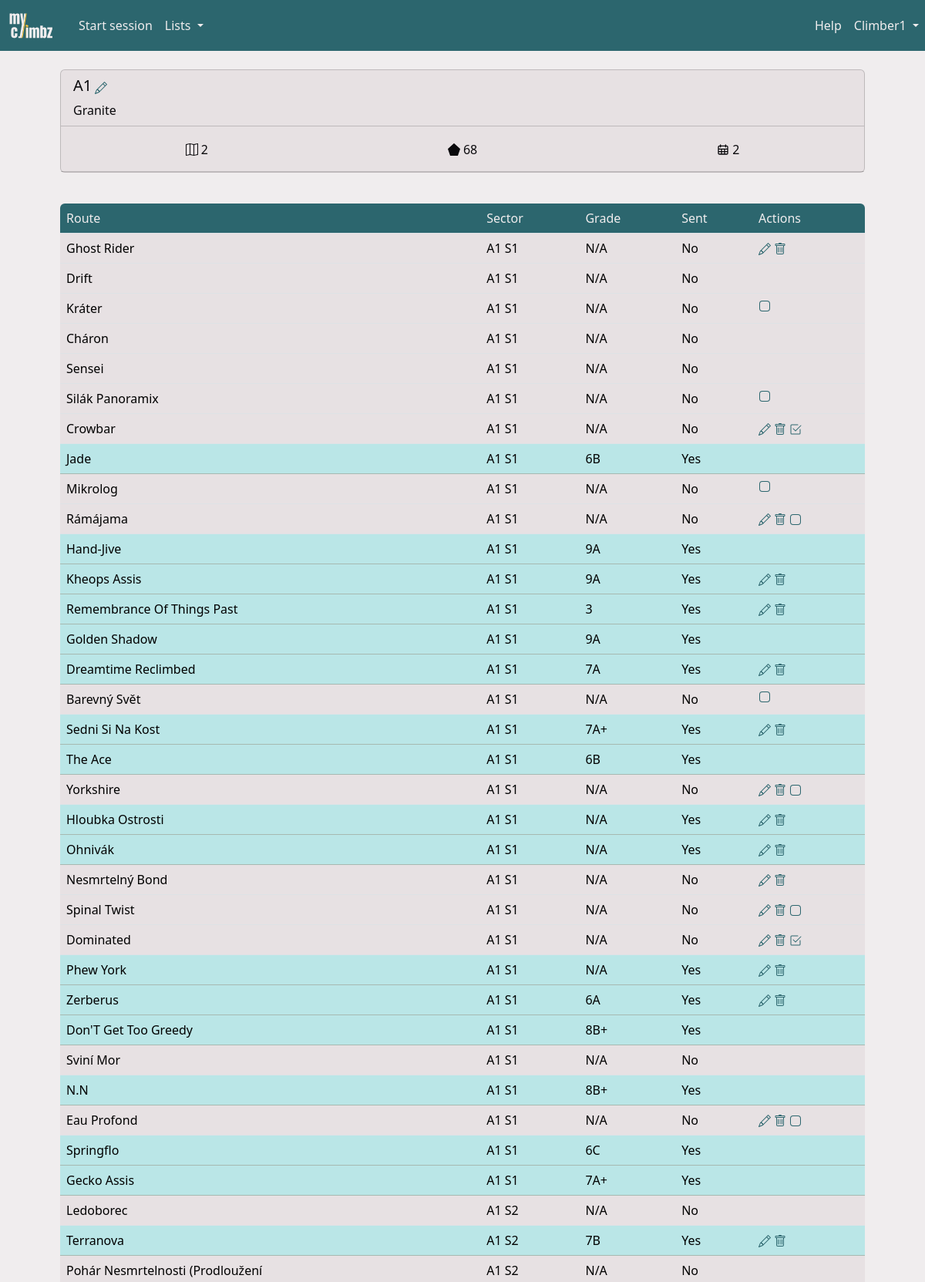
Page /area/1 (signed in, upper part) on the committed database.
### climbz/models/climber.py (models this page shows, shortened)
class Climber(db.Model, UserMixin):
    id = db.Column(db.Integer, primary_key=True)
    role = db.Column(db.Integer, nullable=False, default=0)
    email = db.Column(db.String(200), nullable=False, unique=True)
    password = db.Column(db.String(200), nullable=False)
    name = db.Column(db.String(200), nullable=False)
    birthdate = db.Column(db.Date, nullable=True)
    year_started_climbing = db.Column(db.Integer, nullable=True)
    height = db.Column(db.Integer, nullable=True)
    ape_index = db.Column(db.Integer, nullable=True)
    grade_scale = db.Column(db.String(10), nullable=False, default="font")
    sessions = db.relationship("Session", backref="climber", cascade="all, delete")
    opinions = db.relationship("Opinion", backref="climber", cascade="all, delete")
    routes = db.relationship("Route", backref="creator")
    sectors = db.relationship("Sector", backref="creator")
    areas = db.relationship("Area", backref="creator")
    projects = db.relationship(
        "Route",
        secondary=climber_projects,
        backref=db.backref("climbers", lazy="dynamic"),
    )

### climbz/models/area.py (models this page shows, shortened)
class Area(db.Model):
    id = db.Column(db.Integer, primary_key=True)
    name = db.Column(db.String(100), nullable=False, unique=True)
    comment = db.Column(db.Text)
    link = db.Column(db.String(300))
    created_by = db.Column(db.Integer, db.ForeignKey("climber.id"), nullable=False)
    rock_type_id = db.Column(db.Integer, db.ForeignKey("rock_type.id"))
    rock_type = db.relationship("RockType", backref="climbing_areas")
    sessions = db.relationship("Session", backref="area", cascade="all, delete")
    sectors = db.relationship("Sector", backref="area", cascade="all, delete")
    @property
    def n_routes(self) -> int:
        return sum(len(sector.routes) for sector in self.sectors)

### climbz/models/rock_type.py (models this page shows)
class RockType(db.Model):
    id = db.Column(db.Integer, primary_key=True)
    name = db.Column(db.String(100), nullable=False)

### climbz/models/route.py (models this page shows, shortened)
class Route(db.Model):
    id = db.Column(db.Integer, primary_key=True)
    name = db.Column(db.String(200), nullable=False)
    created_by = db.Column(db.Integer, db.ForeignKey("climber.id"), nullable=False)
    latitude = db.Column(db.Float)
    longitude = db.Column(db.Float)
    comment = db.Column(db.Text)
    link = db.Column(db.String(300))
    sit_start = db.Column(db.Boolean, nullable=False, default=False)
    height = db.Column(db.Float, db.CheckConstraint("height >= 1"))
    inclination = ConstrainedInteger("inclination", -50, 90)
    sector_id = db.Column(db.Integer, db.ForeignKey("sector.id"))
    climbs = db.relationship("Climb", backref="route", cascade="all, delete")
    opinions = db.relationship("Opinion", backref="route", cascade="all, delete")
    UniqueConstraint(name, sector_id, name="unique_route_name_in_sector")
    @property
    def sent(self) -> bool:
        return any(
            climb.sent
            for climb in self.climbs
            if climb.session.climber_id == current_user.id
        )
    @property
    def tried(self) -> bool:
        return any(
            climb.n_attempts > 0
            for climb in self.climbs
            if climb.session.climber_id == current_user.id
        )
    @property
    def is_project(self) -> bool:
        return self in current_user.projects
    @property
    def opinion(self):
        return Opinion.query.filter_by(
            route_id=self.id, climber_id=current_user.id
        ).first()
    @property
    def consensus_level(self) -> int:
        level_counts = Counter(op.grade.level for op in self.opinions if op.grade)
        return level_counts.most_common(1)[0][0] if level_counts else None
    @property
    def consensus_grade(self) -> Grade:
        return Grade.query.filter_by(level=self.consensus_level).first()
    @property
    def grade(self) -> Grade:
        return self.opinion.grade if self.opinion else self.consensus_grade

### climbz/models/sector.py (models this page shows, shortened)
class Sector(db.Model):
    id = db.Column(db.Integer, primary_key=True)
    name = db.Column(db.String(200), nullable=False)
    created_by = db.Column(db.Integer, db.ForeignKey("climber.id"), nullable=False)
    area_id = db.Column(db.Integer, db.ForeignKey("area.id"))
    routes = db.relationship("Route", backref="sector", cascade="all, delete")
    comment = db.Column(db.Text)
    UniqueConstraint(name, area_id, name="unique_sector_name_in_area")

### climbz/models/grade.py (models this page shows, shortened)
class Grade(db.Model):
    id = db.Column(db.Integer, primary_key=True)
    level = db.Column(db.Integer, nullable=False)
    font = db.Column(db.String(10), nullable=False)
    hueco = db.Column(db.String(10), nullable=False)
    @property
    def user_grade(self) -> str:
        return self.font if current_user.grade_scale == "font" else self.hueco

### climbz/blueprints/areas/routes.py (the view)
@areas.route
@areas.route("/area/<int:area_id>")
def page_area(area_id: int) -> str:
    area = Area.query.get(area_id)
    return render("area.html", title=area.name, area=area)

### climbz/blueprints/utils.py (called while the page is built, shortened)
@login_required
def render(*args, **kwargs) -> str:
    kwargs["title"] = kwargs["title"]
    kwargs["error"] = flask_session.pop("error", None)
    kwargs["username"] = current_user.name
    kwargs["user_id"] = current_user.id
    kwargs["user_role"] = current_user.role
    kwargs["user_grade_scale"] = current_user.grade_scale
    session_id = flask_session.get("session_id", None)
    path = request.path
    if not path.startswith("/edit_") and not path.startswith("/add_"):
        flask_session["call_from_url"] = path
    return render_template(
        *args,
        **kwargs,
    )

### climbz/models/climber.py (called while the page is built)
@login_manager.user_loader
def load_climber(climber_id: int) -> Climber:
    return Climber.query.get(int(climber_id))

### run.py (called while the page is built, shortened)
@app.before_request
def check_request_validity():
    if not request.endpoint:
        return
    elif request.endpoint == "climbers.login" or "static" in request.endpoint:
        return
    elif not current_user.is_authenticated:
        return redirect(url_for("climbers.login"))

### climbz/templates/area.html (shortened to what this page needs)
{% import "macros.html" as macros %}
{% extends "main.html" %}
{% block content %}
<div class="container px-0 px-md-5 py-0 py-md-4">
    {% if area.created_by == user_id  or user_role == 1 %}
    {% set actions = [
        { "icon": "edit", "url": url_for('areas.edit_area', area_id=area.id) },
    ] %}
    {% else %}
    {% set actions = [] %}
    {% endif %}
    {{ macros.card({
        "header": {
            "title": area.name,
            "title_actions": actions,
            "subtitle": area.rock_type.name,
        },
        "body": {
            "facts": [
                {"icon": "n_sectors", "value": area.sectors | length, "unit": ""},
                {"icon": "n_boulders", "value": area.n_routes, "unit": ""},
                {"icon": "n_sessions", "value": area.sessions | length, "unit": ""},
            ],
            "list": [
                {"value": area.comment if area.comment else ""},
            ]
        }
    }) }}
</div>
<div class="container px-0 px-md-5">
    <table id="content_table" class="table table-hover" data-sort-col="0" data-sort-order="asc">
        <thead>
            <tr>
                <th>Route</th>
                <th>Sector</th>
                <th>Grade</th>
                <th>Sent</th>
                <th data-sortable="false">Actions</th>
            </tr>
        </thead>
        <tbody>
            {% for sector in area.sectors %}
            {% for route in sector.routes %}
            {% if route.sent %}
            {% set sent = "Yes" %}
            {% else %}
            {% set sent = "No" %}
            {% endif %}
            {% set onclick = "window.location=\"" + url_for('routes.page_route', route_id=route.id) + "\"" %}
            {% if sent == "Yes" %}
            <tr class="table-success">
                {% else %}
            <tr>
                {% endif %}
                <td onclick={{ onclick }}>{{ route.name }}</td>
                <td onclick={{ onclick }}>{{ route.sector.name }}</td>
                <td onclick={{ onclick }} data-order="{{ route.grade.level + 1 if route.grade else 0 }}">
                    {{ route.grade.user_grade if route.grade else 'N/A' }}
                </td>
                <td onclick={{ onclick }}>{{ sent }}</td>
                <td>
                    {% if route.created_by == user_id or user_role == 1 %}
                    <a href="{{ url_for('routes.edit_route', route_id=route.id) }}">
                    </a>
                    <a href="{{ url_for('routes.delete_route', route_id=route.id) }}">
                    </a>
                    {% endif %}
                    {% if not route.tried %}
                    {% if not route.is_project %}
                    <a href="{{ url_for('climbers.add_project', route_id=route.id) }}">
                        {% include 'icons/is_not_project.html' %}
                    </a>
                    {% else %}
                    <a href="{{ url_for('climbers.delete_project', route_id=route.id) }}">
                    </a>
                    {% endif %}
                    {% endif %}
                </td>
            </tr>
            {% endfor %}
            {% endfor %}
        </tbody>
    </table>
</div>
{% endblock content %}

### climbz/templates/macros.html (shortened to what this page needs)
{% macro card(data) %}
<div class="card mb-3">
    <div class="card-header">
        <div class="row">
            <div class="col-sm">
                <h5 class="card-title" style="display: inline-block">{{ data['header']['title'] }}</h5>
                {% if data['header']['title_actions'] %}
                {% for action in data['header']['title_actions'] %}
                <a href="{{ action['url'] }}">
                </a>
                {% endfor %}
                {% endif %}
            </div>
            {% if data['header']['subtitle'] %}
                <span>{{ data['header']['subtitle'] }}</span>
            {% endif %}
        </div>
    </div>
    {% if data['body']['facts'] %}
    <div class="card-body">
        <div class="row">
            {% for fact in data['body']['facts'] %}
            <div class="col text-center" style="padding: 0">
                <span style="vertical-align: middle; display: inline-block;">
                </span>
                <span style="vertical-align: middle; display: inline-block;">
                    {% if fact['value'] is none %}
                        N/A
                    {% elif fact['value'] is float and fact['value'] % 1 == 0 %}
                        {{ fact['value']|int }}{{ fact['unit'] }}
                    {% else %}
                        {{ (fact['value']) }}{{ fact['unit'] }}
                    {% endif %}
                </span>
            </div>
            {% endfor %}
        </div>
    </div>
    {% endif %}
    {% if data['body']['list'] %}
    <ul class="list-group list-group-flush">
    </ul>
    {% endif %}
</div>
{% endmacro %}

### climbz/templates/main.html (shortened to what this page needs)
<html>
<head>
    <link href="https://cdn.jsdelivr.net/npm/bootstrap@5.3.2/dist/css/bootstrap.min.css" rel="stylesheet"
>
    <link href="{{ url_for('static', filename='css/colors.css') }}" rel="stylesheet" type="text/css">
    <link rel="stylesheet" type="text/css" href="https://cdnjs.cloudflare.com/ajax/libs/noUiSlider/15.8.1/nouislider.css" />
    <link href="https://cdn.jsdelivr.net/npm/simple-datatables@latest/dist/style.css" rel="stylesheet" type="text/css">
</head>
<body>
    <nav class="navbar navbar-expand-lg">
        <a class="navbar-brand" href="{{ url_for('home.page_home') }}" style="padding-left: 10px;">
            <img src="{{ url_for('static', filename='images/logo-transparent.svg') }}" width="60" height="40" class="d-inline-block align-top" alt="">
        </a>
        {% if not "Add" in title and not "Edit" in title %}
        <div class="collapse navbar-collapse ps-2" id="navbarSupportedContent">
            <ul class="navbar-nav me-auto mb-2 mb-md-0">
                {% if open_session %}
                <li><a id="add_climb" class="nav-link" href="{{ url_for('climbs.add_climb') }}">Add climb</a></li>
                <li>
                    <a id="stop_session" class="nav-link" href="{{ url_for('sessions.stop_session') }}">
                        Stop
                        {% if open_session.is_project_search %}
                        project search
                        {% else %}
                        session
                        {% endif %}
                    </a>
                </li>
                {% else %}
                <li class="nav-item">
                    <a id="start_session" class="nav-link" href="{{ url_for('sessions.add_session') }}">Start session</a>
                </li>
                {% endif %}
                <li class="nav-item dropdown">
                    <a class="nav-link dropdown-toggle" href="#" role="button" data-bs-toggle="dropdown"
                        aria-expanded="false">
                        Lists
                    </a>
                </li>
            </ul>
            <ul class="navbar-nav ms-md-auto mb-2 mb-md-0">
                <li class="nav-item">
                    <a class="nav-link" href="{{ url_for('home.guide') }}">Help</a>
                </li>
                <li class="nav-item dropdown">
                    <a class="nav-link dropdown-toggle" href="#" role="button" data-bs-toggle="dropdown"
                        aria-expanded="false">
                        {{ username }}
                    </a>
                </li>
            </ul>
        </div>
        {% endif %}
    </nav>
    {%block content %}{% endblock %}
</body>
</html>

### climbz/templates/icons/is_not_project.html
<svg xmlns="http://www.w3.org/2000/svg" width="16" height="16" fill="currentColor" class="bi bi-app"
  viewBox="0 0 16 16">
  <path
    d="M11 2a3 3 0 0 1 3 3v6a3 3 0 0 1-3 3H5a3 3 0 0 1-3-3V5a3 3 0 0 1 3-3zM5 1a4 4 0 0 0-4 4v6a4 4 0 0 0 4 4h6a4 4 0 0 0 4-4V5a4 4 0 0 0-4-4z" />
</svg>

### climbz/static/css/colors.css (style rules this page uses)
:root { --color-yellow: #FFC53D; --color-yellow-100: #fff0c6; --color-yellow-200: #ffdf88; --color-yellow-300: #FFC53D; --color-yellow-400: #ffb320; --color-yellow-500: #f98f07; --color-yellow-600: #dd6902; --color-yellow-700: #b74806; --color-yellow-800: #94360c; --color-yellow-900: #7a2e0d; --color-yellow-950: #461602; --color-green: #2C666E; --color-green-50: #f1faf9; --color-green-100: #daf3f3; --color-green-200: #bae6e7; --color-green-300: #8ad4d6; --color-green-400: #53b9bd; --color-green-500: #379da3; --color-green-600: #318089; --color-green-700: #2C666E; --color-green-800: #2c575e; --color-green-900: #284a51; --color-green-950: #163036; --color-white: #F0EDEE; --color-white-50: #f9f7f8; --color-white-100: #F0EDEE; --color-white-200: #e7e1e3; --color-white-300: #d5cccf; --color-white-400: #bbaeb2; --color-white-500: #a29197; --color-white-600: #8a787e; --color-white-700: #726368; --color-white-800: #605458; --color-white-900: #53494c; --color-white-950: #2a2527; --color-gray: #6c757d; --color-black: #0A090C; }
body { background-color: var(--color-white); }
a { text-decoration: none; color: var(--color-green); }
.card, .list-group-item, .dropdown-menu { background-color: var(--color-white-200); color: var(--color-black); }
.card-header { background-color: var(--color-white-darker); }
.navbar { background-color: var(--color-green); color: var(--color-white); }
.navbar-brand { color: var(--color-yellow); }
.nav-link, .nav-link:focus { color: var(--color-white); }
.table thead th:first-child { border-top-left-radius: var(--bs-border-radius); }
.table thead th:last-child { border-top-right-radius: var(--bs-border-radius); }
.table td { background-color: var(--color-white-200); }
.table-success td { background-color: var(--color-green-200) !important; }
.table thead { background-color: var(--color-green); color: var(--color-white); font-weight: normal; }
.table thead th { background-color: transparent; color: inherit; font-weight: normal; }
ul { list-style-type: none; }

### rows in the picture
Climber: name "Climber1"
Area: header "A1"
RockType: header.subtitle "Granite"
Route: name "Ghost Rider", sector.name "A1 S1", grade "N/A", sent "No"
Route: name "Drift", sector.name "A1 S1", grade "N/A", sent "No"
Route: name "Kráter", sector.name "A1 S1", grade "N/A", sent "No"
Route: name "Cháron", sector.name "A1 S1", grade "N/A", sent "No"
Route: name "Sensei", sector.name "A1 S1", grade "N/A", sent "No"
Route: name "Silák Panoramix", sector.name "A1 S1", grade "N/A", sent "No"
Route: name "Crowbar", sector.name "A1 S1", grade "N/A", sent "No"
Route: name "Jade", sector.name "A1 S1", grade "6B", sent "Yes"
Route: name "Mikrolog", sector.name "A1 S1", grade "N/A", sent "No"
Route: name "Rámájama", sector.name "A1 S1", grade "N/A", sent "No"
Route: name "Hand-Jive", sector.name "A1 S1", grade "9A", sent "Yes"
Route: name "Kheops Assis", sector.name "A1 S1", grade "9A", sent "Yes"
Route: name "Remembrance Of Things Past", sector.name "A1 S1", grade "3", sent "Yes"
Route: name "Golden Shadow", sector.name "A1 S1", grade "9A", sent "Yes"
Route: name "Dreamtime Reclimbed", sector.name "A1 S1", grade "7A", sent "Yes"
Route: name "Barevný Svět", sector.name "A1 S1", grade "N/A", sent "No"
Route: name "Sedni Si Na Kost", sector.name "A1 S1", grade "7A+", sent "Yes"
Route: name "The Ace", sector.name "A1 S1", grade "6B", sent "Yes"
Route: name "Yorkshire", sector.name "A1 S1", grade "N/A", sent "No"
Route: name "Hloubka Ostrosti", sector.name "A1 S1", grade "N/A", sent "Yes"
Route: name "Ohnivák", sector.name "A1 S1", grade "N/A", sent "Yes"
Route: name "Nesmrtelný Bond", sector.name "A1 S1", grade "N/A", sent "No"
Route: name "Spinal Twist", sector.name "A1 S1", grade "N/A", sent "No"
Route: name "Dominated", sector.name "A1 S1", grade "N/A", sent "No"
Route: name "Phew York", sector.name "A1 S1", grade "N/A", sent "Yes"
Route: name "Zerberus", sector.name "A1 S1", grade "6A", sent "Yes"
Route: name "Don'T Get Too Greedy", sector.name "A1 S1", grade "8B+", sent "Yes"
Route: name "Sviní Mor", sector.name "A1 S1", grade "N/A", sent "No"
Route: name "N.N", sector.name "A1 S1", grade "8B+", sent "Yes"
Route: name "Eau Profond", sector.name "A1 S1", grade "N/A", sent "No"
Route: name "Springflo", sector.name "A1 S1", grade "6C", sent "Yes"
Route: name "Gecko Assis", sector.name "A1 S1", grade "7A+", sent "Yes"
Route: name "Ledoborec", sector.name "A1 S2", grade "N/A", sent "No"
Route: name "Terranova", sector.name "A1 S2", grade "7B", sent "Yes"
Route: name "Pohár Nesmrtelnosti (Prodloužení", sector.name "A1 S2", grade "N/A", sent "No"

### other values in the picture
{{ (fact['value']) }} "2" "68" "2"
